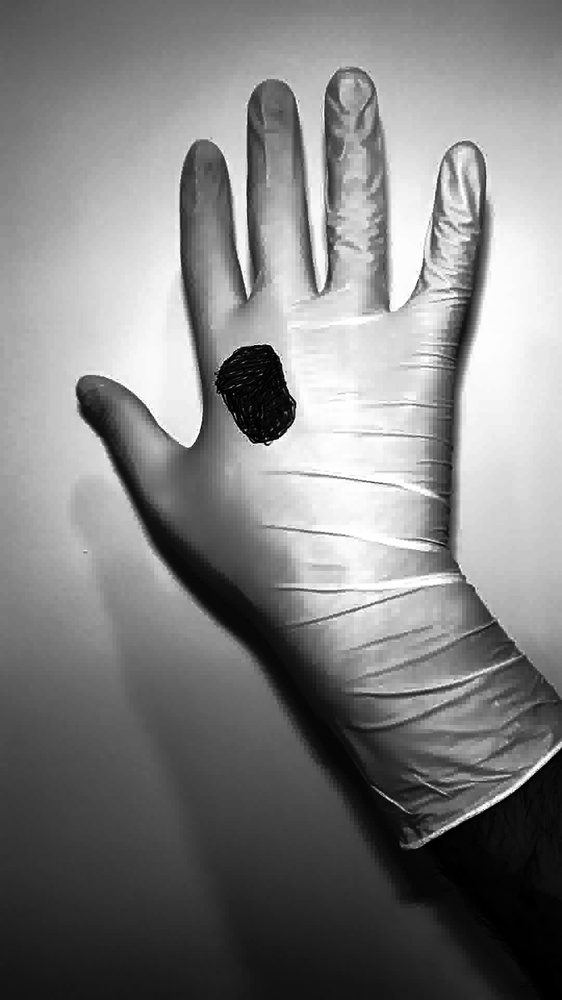
%> input picture img1.jpg, 562 x 1000 px, shrunk from 1080 x 1920 before the run
$ octave findGloveCountour.m   (GNU Octave 9; MATLAB toolbox functions it lacks are replaced by stand-ins)
%> lines starting %> are read from the running program, lines starting %| are printed output that depends on the picture; in (x1, y1, x2, y2) boxes, pixels count from 0 and x2, y2 are one past the last pixel; in counts of white or black regions, pixels touching at a corner belong together; the program's own positions count from 1
close all;

%%% ONLY WORKS FOR COLOUR IMAGE NOW
img = imread('img1.jpg');
%> img is the input picture: size 1000x562x3 uint8; min 0, max 255, mean 128.3
img_hsv = rgb2hsv(img);
%> img_hsv: size 1000x562x3 double; mean H, S, V 0, 0, 0.503

glove_lower = [0,0,0] / 255; % Normalize to the range [0, 1]
glove_upper = [255,120,255] / 255; % Normalize to the range [0, 1]

glove_mask = (img_hsv(:,:,1) >= glove_lower(1) & img_hsv(:,:,1) <= glove_upper(1)) & ...
       (img_hsv(:,:,2) >= glove_lower(2) & img_hsv(:,:,2) <= glove_upper(2)) & ...
       (img_hsv(:,:,3) >= glove_lower(3) & img_hsv(:,:,3) <= glove_upper(3));
%> glove_mask: size 1000x562 logical; every value is 1

glove_extracted = img_hsv;

glove_extracted(repmat(~glove_mask,[1 1 3])) = 0; % Set pixels outside the mask to zero

glove_extracted = glove_extracted(:,:,1) > 0 | glove_extracted(:,:,2) > 0 | glove_extracted(:,:,3) > 0;
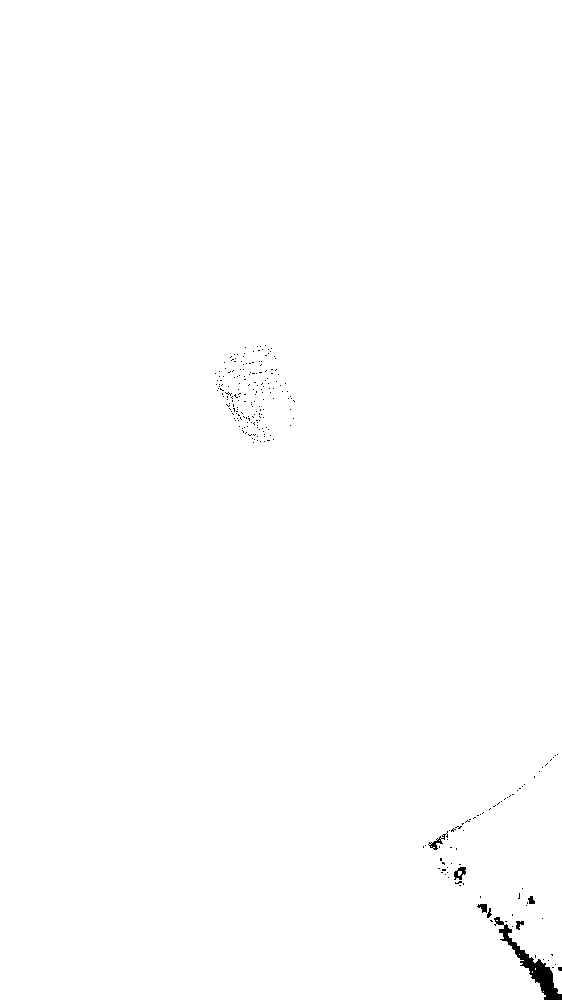
%> glove_extracted: size 1000x562 logical; 99.7% white; 254 black regions (247 under 20 px), largest, box (x1, y1, x2, y2) and area: (494, 917, 562, 1000) 1104, (428, 831, 448, 850) 95, (454, 867, 466, 880) 90

glove_extracted = imcomplement(glove_extracted);

se = strel('square', 3);
glove_extracted = imerode(glove_extracted, se);
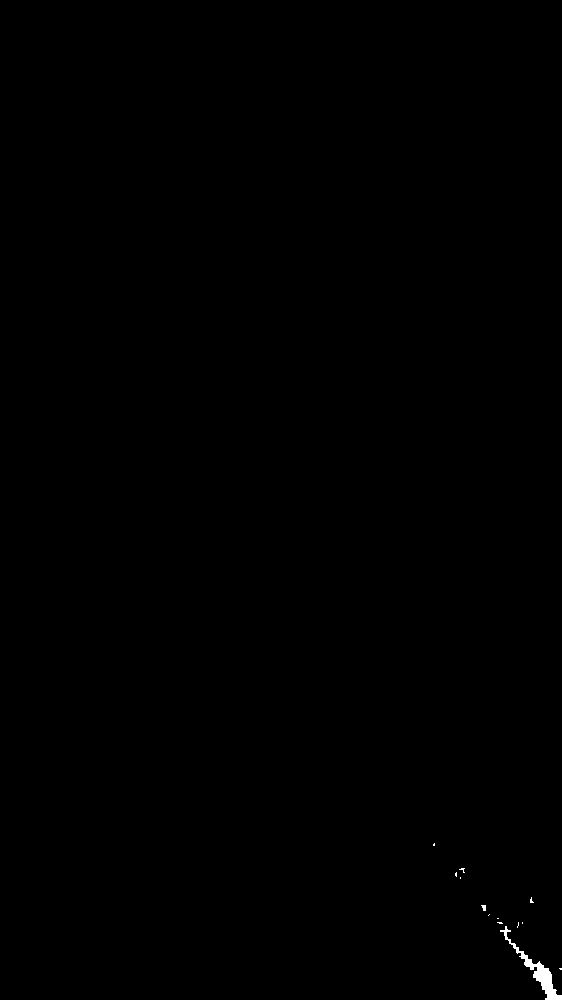
%> glove_extracted: size 1000x562 logical; 0.14% white; 13 white regions (11 under 20 px), largest, box (x1, y1, x2, y2) and area: (500, 926, 562, 1000) 721, (481, 905, 486, 911) 22
glove_extracted = imdilate(glove_extracted, se);
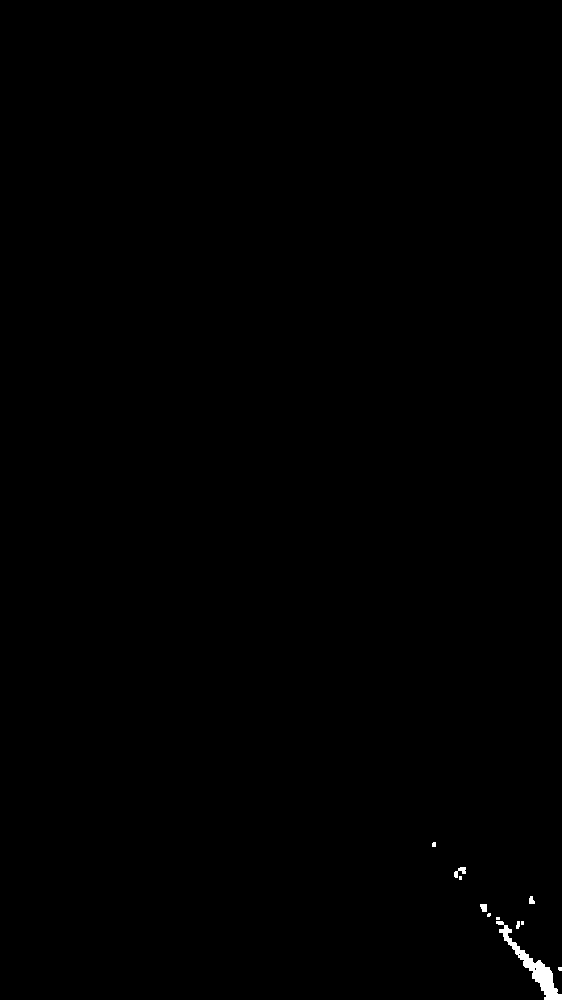
%> glove_extracted: size 1000x562 logical; 0.23% white; 11 white regions (6 under 20 px), largest, box (x1, y1, x2, y2) and area: (496, 921, 562, 1000) 1041, (454, 867, 466, 878) 67, (480, 904, 487, 912) 48, (529, 896, 535, 904) 37, (516, 921, 520, 929) 26

[glove_countours, ~] = bwboundaries(glove_extracted, 'noholes');
%> glove_countours = 11 boundaries; largest, box (x1, y1, x2, y2) and points: (496, 921, 562, 1000) 261, (454, 867, 466, 878) 43, (480, 904, 487, 912) 25, (529, 896, 535, 904) 22, (516, 921, 520, 929) 19

largest_countour = [];
largest_countour_area = -1;

for i = 1:length(glove_countours)
    current_countour = glove_countours{i};
    current_countour_area = polyarea(current_countour(:, 2), current_countour(:, 1));

    if current_countour_area > largest_countour_area
        largest_countour = current_countour;
        largest_countour_area = current_countour_area;
    end
end
%> this loop made 11 passes
%> (current_countour_area, largest_countour_area) on passes 2, 7: (45, 45), (913, 913)
%> after the loop, largest_countour = 261 rows, first 12: [922 497; 922 498; 922 499; 922 500; 922 501; 922 502; 922 503; 923 504; 924 504; 925 504; 926 505; 926 506]

figure; imshow(img);

figure; imshow(label2rgb(glove_extracted));
%> after `imshow(label2rgb(glove_extracted))`:
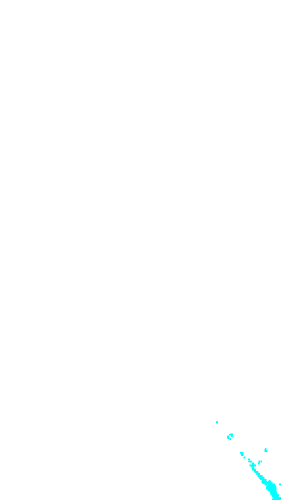
%> displayed picture: size 1000x562x3, on the screen's scale of 0 to 255 (shown at 1/2 size); mean R, G, B 254.4, 255, 255
hold on;
plot(largest_countour(:, 2), largest_countour(:, 1), 'g', 'LineWidth', 2);
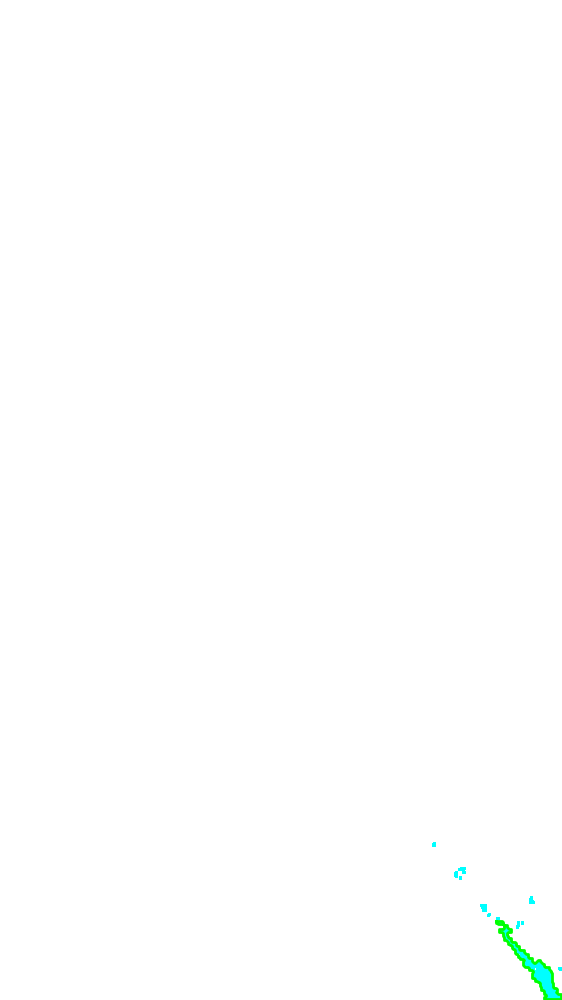
%> figure redrawn from the program's plot data

figure; imshow(glove_extracted);

$ run again, with img10.jpg copied over img1.jpg
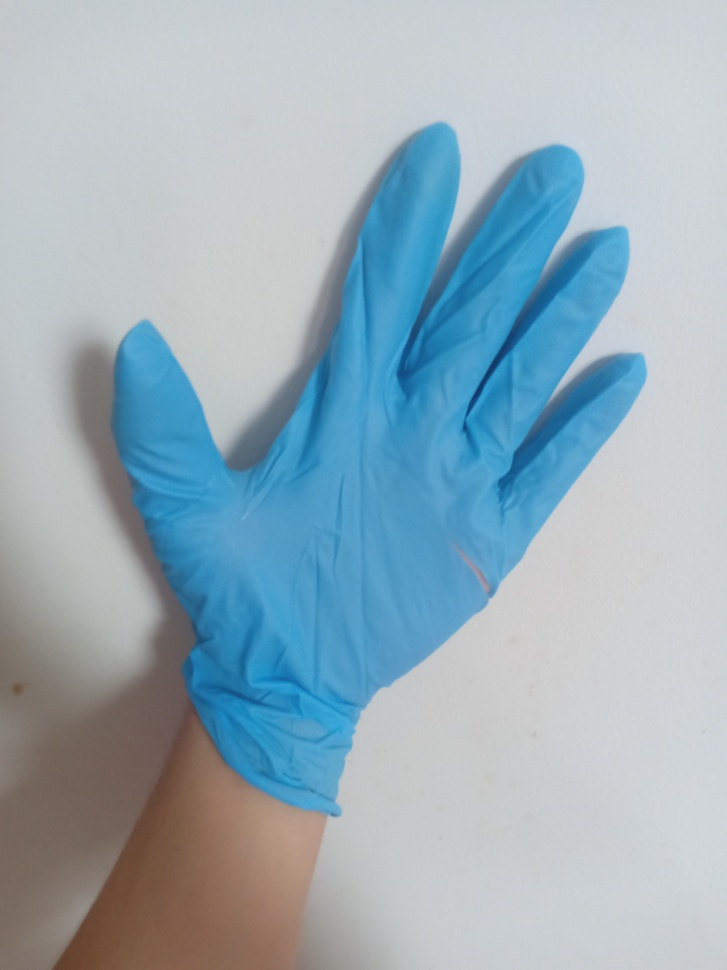
%> input picture img10.jpg, 727 x 970 px, shrunk from 3456 x 4608 before the run
%> img is the input picture: size 970x727x3 uint8; mean R, G, B 153.1, 174.3, 186
%> img_hsv: size 970x727x3 double; mean H, S, V 0.469, 0.23, 0.747
%> glove_mask: size 970x727 logical; 73.9% white; 26 black regions (24 under 20 px), largest, box (x1, y1, x2, y2) and area: (114, 124, 646, 815) 179124, (56, 808, 159, 970) 4937
%> `glove_extracted = imerode(glove_extracted, se);`:
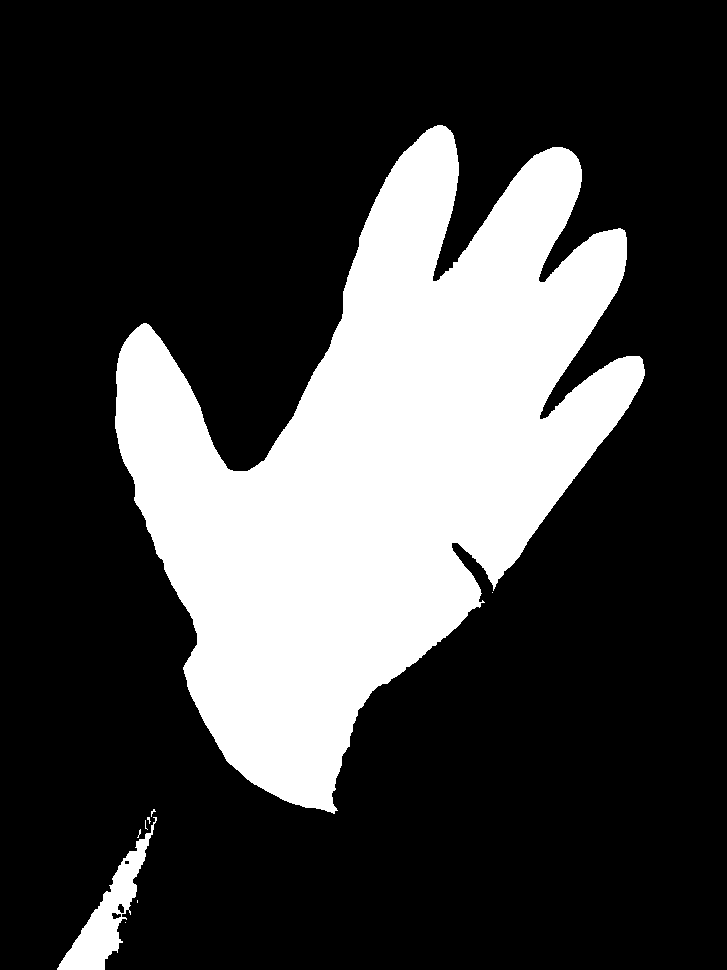
%> glove_extracted: size 970x727 logical; 25.4% white; 9 white regions (7 under 20 px), largest, box (x1, y1, x2, y2) and area: (115, 125, 645, 814) 175321, (57, 817, 157, 970) 4043
%> glove_countours = 2 boundaries; box (x1, y1, x2, y2) and points: (114, 124, 646, 815) 2580, (56, 808, 158, 970) 533
%> the loop `for i = 1:length(glove_countours)` made 2 passes
%> (current_countour_area, largest_countour_area) on passes 1 to 2: (4590, 4590), (177810.5, 177810.5)
%> after the loop `for i = 1:length(glove_countours)`: largest_countour = 2580 rows, first 12: [416 115; 415 116; 414 116; 413 116; 412 116; 411 116; 410 116; 409 116; 408 116; 407 116; 406 116; 405 116]
%> `plot(largest_countour(:, 2), largest_countour(:, 1), 'g', 'LineWidth',..`:
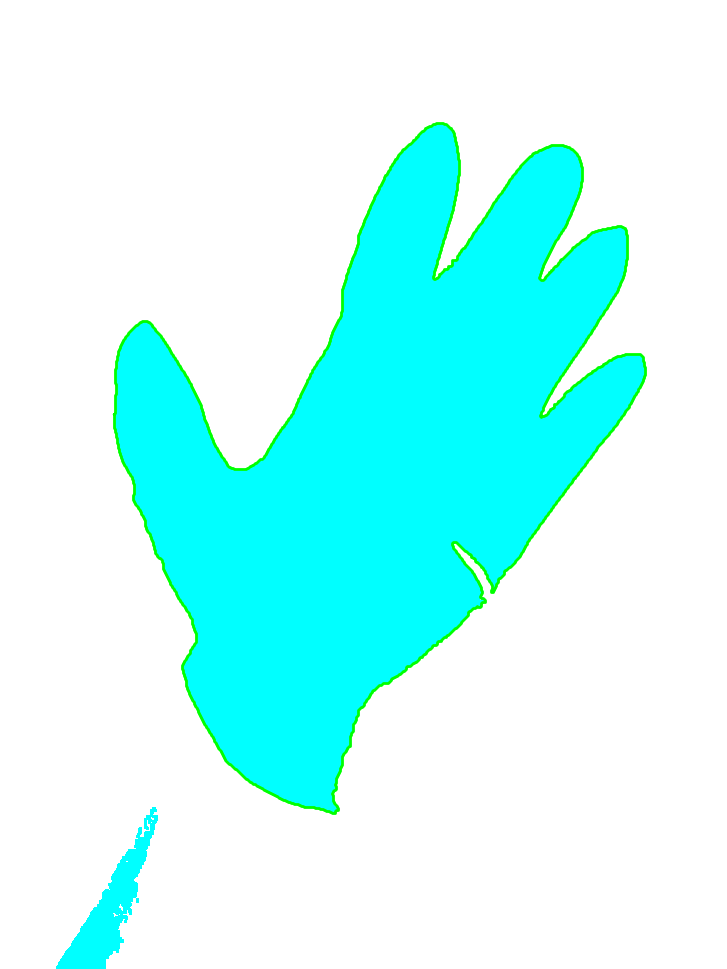
%> figure redrawn from the program's plot data

$ run again, with img2.jpg copied over img1.jpg
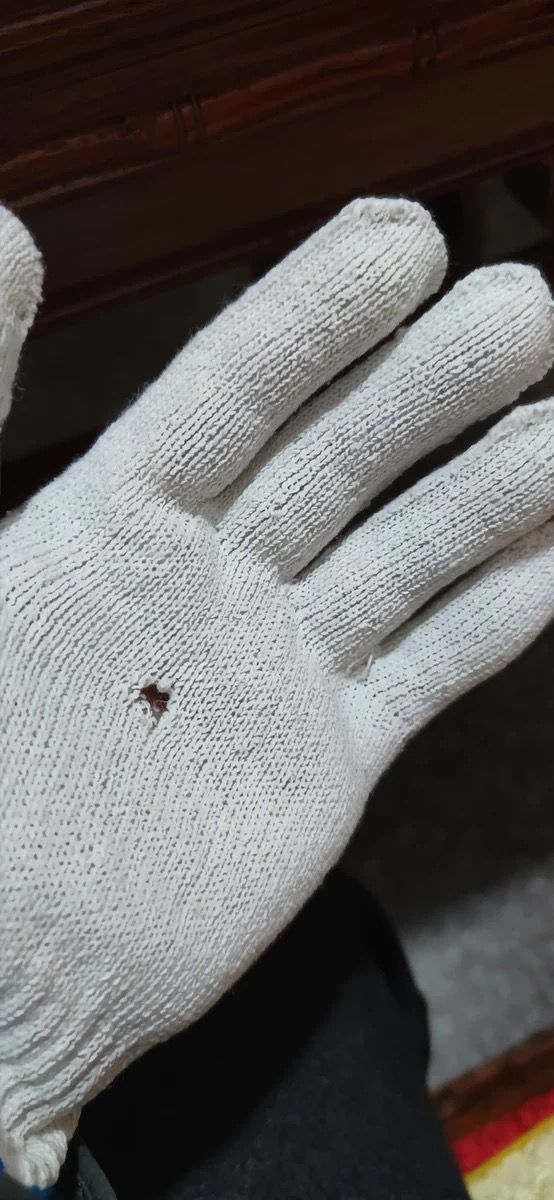
%> input picture img2.jpg, 554 x 1200 px
%> img is the input picture: size 1200x554x3 uint8; mean R, G, B 100, 97.9, 97.1
%> img_hsv: size 1200x554x3 double; mean H, S, V 0.326, 0.229, 0.409
%> glove_mask: size 1200x554 logical; 78.6% white; 239 black regions (202 under 20 px), largest, box (x1, y1, x2, y2) and area: (0, 0, 554, 339) 127888, (432, 1030, 554, 1191) 11078, (48, 436, 86, 475) 397
%> `glove_extracted = imdilate(glove_extracted, se);`:
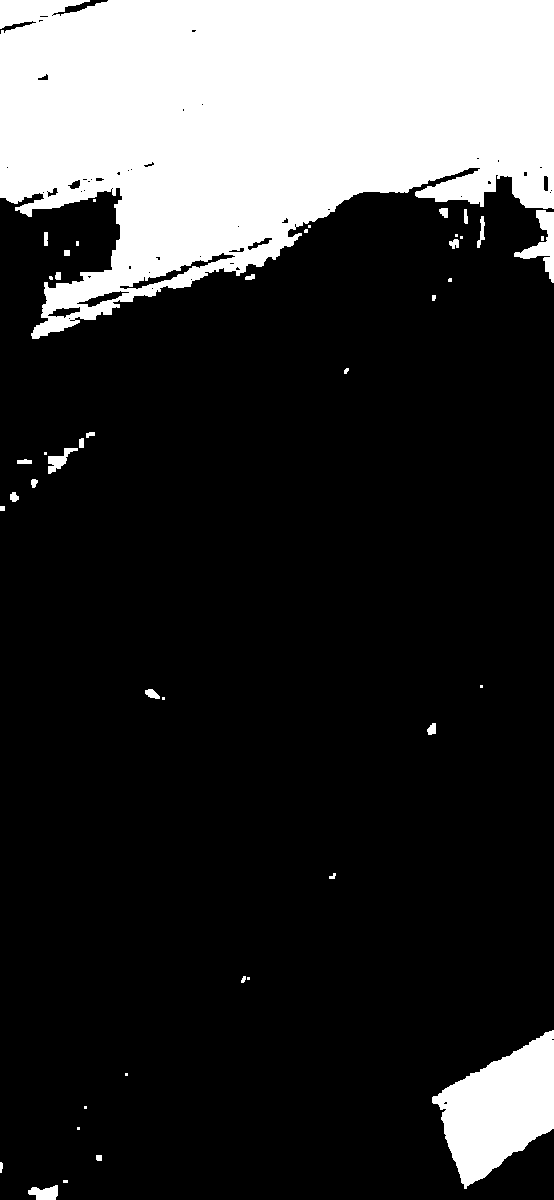
%> glove_extracted: size 1200x554 logical; 21.1% white; 44 white regions (17 under 20 px), largest, box (x1, y1, x2, y2) and area: (0, 0, 554, 339) 126371, (432, 1030, 554, 1189) 11059, (514, 210, 554, 283) 1009
%> glove_countours = 44 boundaries; largest, box (x1, y1, x2, y2) and points: (0, 0, 554, 339) 2495, (432, 1030, 554, 1189) 441, (514, 210, 554, 283) 235, (48, 448, 78, 474) 108, (28, 1185, 58, 1200) 79
%> the loop `for i = 1:length(glove_countours)` made 44 passes
%> (current_countour_area, largest_countour_area) on pass 1: (126600, 126600)
%> after the loop `for i = 1:length(glove_countours)`: largest_countour = 2495 rows, first 12: [1 1; 1 2; 1 3; 1 4; 1 5; 1 6; 1 7; 1 8; 1 9; 1 10; 1 11; 1 12]
%> `plot(largest_countour(:, 2), largest_countour(:, 1), 'g', 'LineWidth',..`:
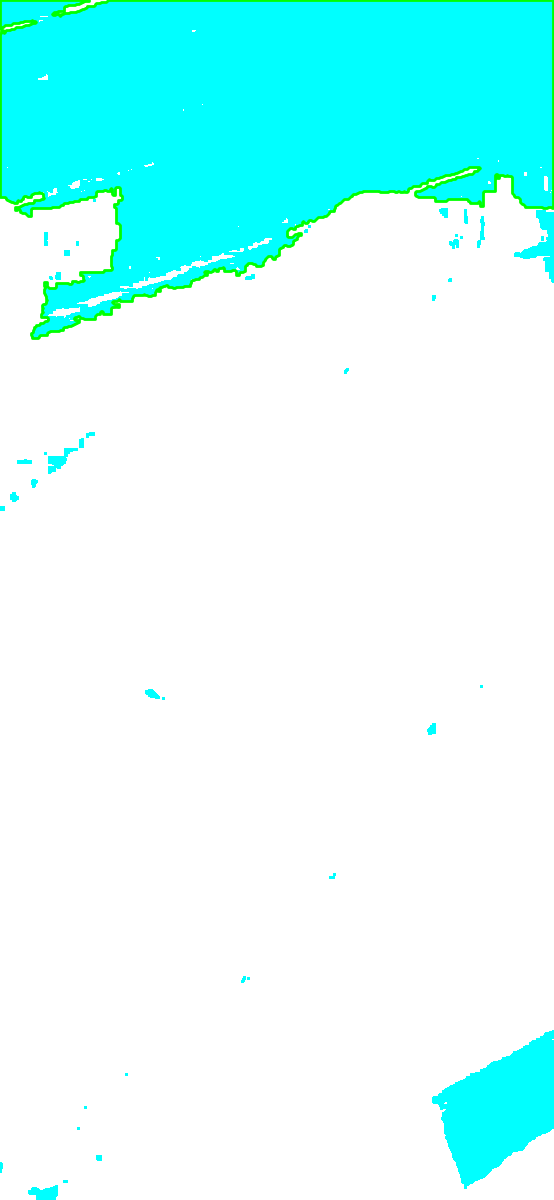
%> figure redrawn from the program's plot data
